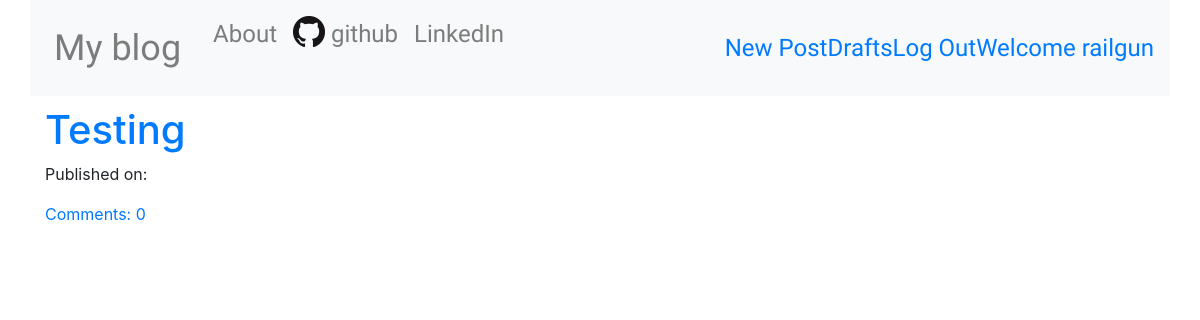
/drafts/ (signed in), run on an earlier commit of the app's database.
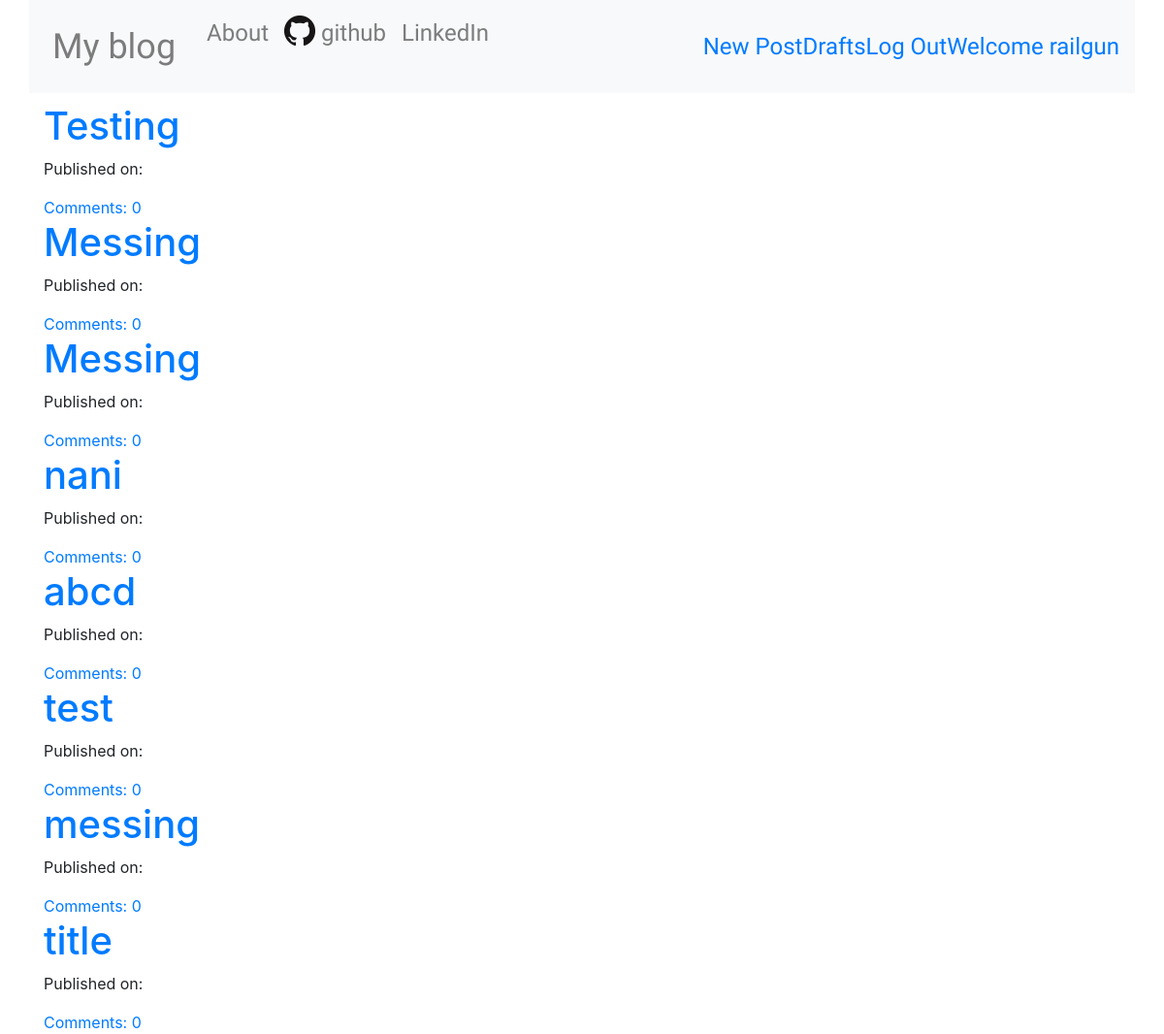
And on a later commit of the database.
### blog/models.py (models this page shows, shortened)
class Post(models.Model):
    author = models.ForeignKey('auth.User', on_delete=models.CASCADE)
    title = models.CharField(max_length = 200)
    text = models.TextField()
    create_date = models.DateTimeField(default = timezone.now)
    publish_date = models.DateTimeField(blank = True, null = True)
    def approve_comments(self):
        return self.comments.filter(approved_comment=True)

### blog/views.py (the view)
# urls.py: path('drafts/', views.DraftListView.as_view(), name = 'post_draft_list'),
class DraftListView(LoginRequiredMixin, ListView):
    login_url = '/login/'
    redirect_field_name = 'blog/post_draft_list.html'
    model = Post
    def get_queryset(self):
        return Post.objects.filter(publish_date__isnull=True).order_by('create_date')

### blog/templates/blog/post_list.html
{% extends 'blog/base.html'%}
{% block body_block %}
<div class='centerstage'>
    {% for post in post_list %}
    <div class='post'>
        <h1><a href="{% url 'post_detail' pk=post.pk %}">{{ post.title }}</a></h1>
        <div class='date'>
            <p>Published on: {{ post.publish_date|date:"D M Y" }}</p>
        </div>
        <a href="{% url 'post_detail' pk=post.pk %}">Comments: {{ post.approve_comments.count }}</a>
    </div>
    {% endfor %}
</div>
{% endblock %}

### blog/templates/blog/base.html (shortened to what this page needs)
<!DOCTYPE html>
{% load staticfiles %}
<html lang="en">
<head>
    <link rel="stylesheet" href="https://stackpath.bootstrapcdn.com/bootstrap/4.4.1/css/bootstrap.min.css">
    <link rel="stylesheet" href="//cdn.jsdelivr.net/npm/medium-editor@latest/dist/css/medium-editor.min.css" type="text/css" media="screen" charset="utf-8">
    <link rel="stylesheet" href="{% static 'css/blog.css'%}">
</head>
<body>
    <nav class="navbar navbar-expand-lg navbar-light bg-light techfont custom-navbar container">
        <div class="collapse navbar-collapse" id="navbarNav">
          <ul class="navbar-nav">
            <li class="nav-item navbar-brand bigbrand">
              <a class="nav-link " href="{% url 'post_list' %}">My blog</a>
            </li>
            <li class="nav-item">
              <a class="nav-link" href="{% url 'about' %}">About</a>
            </li>
            <li class="nav-item">
              <a class="nav-link" href="https://github.com/JaworskiAleksander/blog_app">
                <img src="/static/images/GitHub-Mark-32px.png" alt="" class='d-inline-block align-top'>
                github</a>
            </li>
            <li class="nav-item">
                <a class="nav-link" href="https://www.linkedin.com">LinkedIn</a>
              </li>
          </ul>
          <ul class='navbar-nav align-items-center ml-auto'>
            {% if user.is_authenticated %}
                <li>
                    <a href="{% url 'post_new' %}">New Post</a>
                </li>
                <li>
                    <a href="{% url 'post_draft_list' %}">Drafts</a>
                </li>
                <li>
                    <a href="{% url 'logout' %}">Log Out</a>
                </li>
                <li>
                    <a href="">Welcome {{ user.username }}</a>
                </li>
            {% else %}
                <li>
                    <a class='nav navbar-right' href="{% url 'login' %}"><span class='glyphicon glyphicon-user'>Login</span></a>
                </li>
            {% endif %}
          </ul>
        </div>
      </nav>
    <div class='content container'>
        <div class='row'>
            <div class='col-md-8'>
                {% block body_block %}
                {% endblock %}
            </div>
        </div>
    </div>
</body>
</html>

### blog/static/css/blog.css (style rules this page uses)
.techfont { font-family: 'Trade Winds', sans-serif; font-size: 1.5em; margin-bottom: 10px; }
.centerstage { margin-left: auto; margin-right: auto; }
.bigbrand { font-size: 1.5em; }

What changed in the data, as far as the page shows it:
added Post: title "Messing", approve_comments.count "0"
added Post: title "Messing", approve_comments.count "0"
added Post: title "nani", approve_comments.count "0"
added Post: title "abcd", approve_comments.count "0"
added Post: title "test", approve_comments.count "0"
added Post: title "messing", approve_comments.count "0"
added Post: title "title", approve_comments.count "0"
